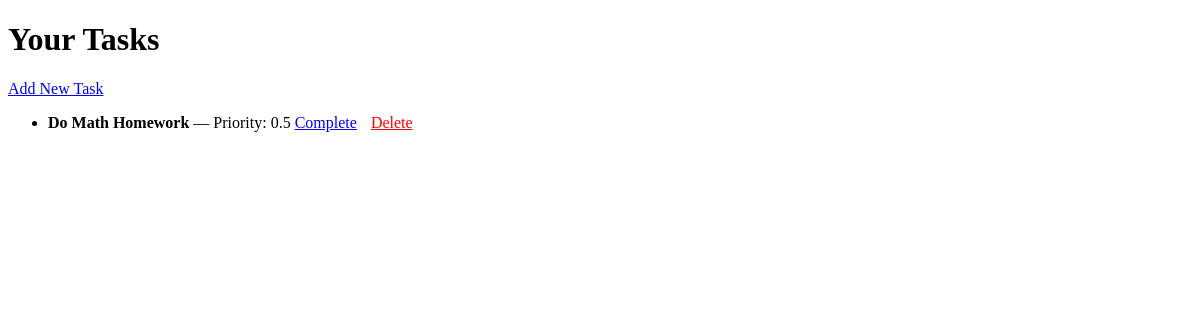
/tasks, run on an earlier commit of the app's database.
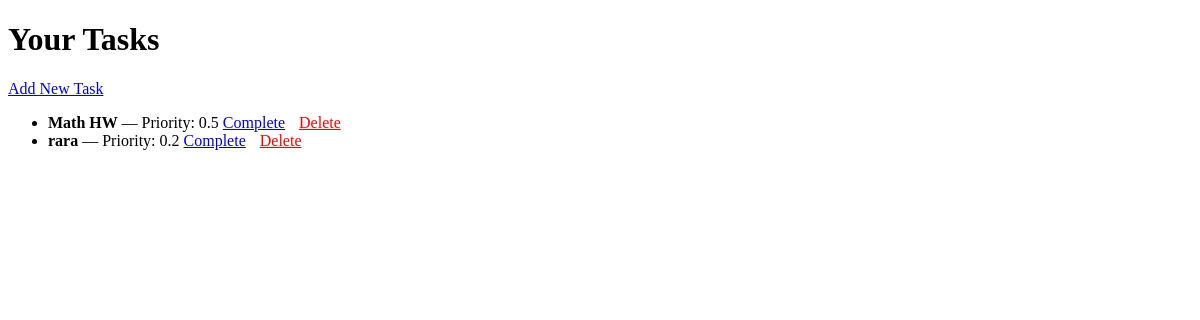
And on a later commit of the database.
### tables this page shows
CREATE TABLE tasks (
            id INTEGER PRIMARY KEY AUTOINCREMENT,
            title TEXT NOT NULL,
            description TEXT,
            due_date TEXT,
            category TEXT,
            priority REAL
            completed INTEGER DEFAULT 0 
        );

### app.py (the view)
@app.route("/tasks")
def tasks_page():
    tasks = get_all_tasks() #Fetches all taks
    return render_template('tasks.html', tasks=tasks) #Renders the tasks.html template with the tasks data

### models.py (called while the page is built)
def get_db_connection():
    return sqlite3.connect('database.db')

def get_all_tasks():
    connection = get_db_connection()
    cursor = connection.cursor()
    cursor.execute('SELECT * FROM tasks')
    tasks = cursor.fetchall()
    connection.close() #Closes the connection to free up resources
    return tasks

### templates/tasks.html (shortened to what this page needs)
<!DOCTYPE html>
<html>
    <head>
    </head>
    <body>
        <h1>Your Tasks</h1>
        <a href="/add">Add New Task</a>
        <ul>
            {% for task in tasks %}
            <li>
                <strong>{{task[1]}} </strong>— Priority: {{ task[5] }}
                {% if task[6] == 1 %}
                <span style = "color: green; ">Completed</span>
                {% else %}
                <a href = "/complete/{{task[0]}}">Complete</a>
                {% endif %}
                <a href = "delete/{{task[0]}}" style = "color: red; margin-left: 10px;">Delete</a>
            </li>
            {% endfor %}
        </ul>
    </body>
</html>

What changed in the data, as far as the page shows it:
changed tasks: title "Do Math Homework" → "Math HW"
added tasks: title "rara", priority "0.2"
